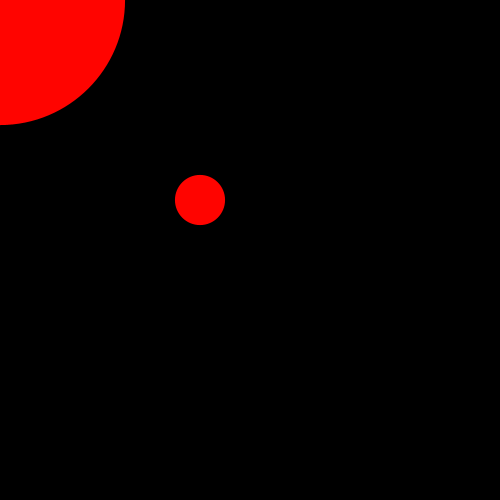
Frame 1 (no input)
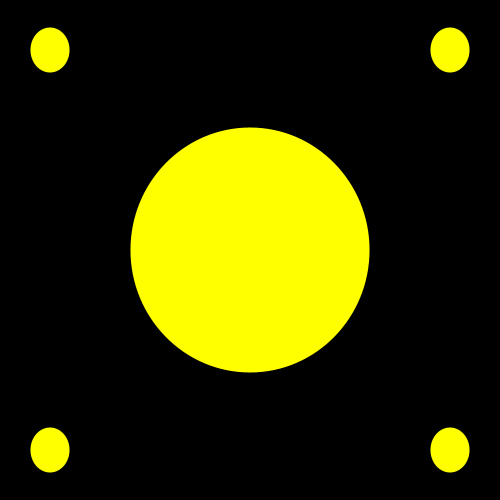
Frame 60 (the mouse pressed at the canvas centre just before this capture)
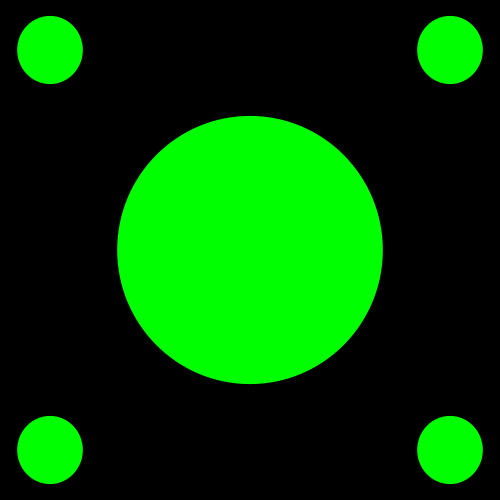
Frame 120 (the mouse held since frame 60 and released just before this capture)

The Processing sketch that drew these frames (run headless with seeded random() and noise(); from frame 60 on, the mouse is pressed at the canvas centre):

// Processing sketch: processing_113079
// ── processing_113079.pde

float x;
float y;
float timer;
float hue = 0;
float center = 0;
float spiral = 10;
float radius = 0;
float centX = 0;
float centY = 0;
float angle = 0.0;
float ellipseX = 0.0;
float a = 0.0;
float s = 0.0;
float r = 0.0;

void setup()
{
  size(500, 500);
  colorMode(HSB, 360, 100, 100, 100);
  frameRate(60);  
}

void draw()
{
  if (hue >= 360)
  {
    hue = 0;
  }
  if(timer > 25)
   {
    timer = 0;
   }
  
  background(0);
  timer = timer + 0.0167;
  radius += 0.2;
  hue = hue +1;
  centX = center;
  centY = center;
  
  if(timer < 8)
  {
    noStroke();
    center = width / 2;
  
    x = radius * cos(timer * (spiral+50));
    y = radius * sin(timer * (spiral+50));
    x += center;
    y += center;
    noStroke();
    fill(hue, 100, 100);
    ellipse(centX, centY, x, y);
    ellipse(centX - 200, centY - 200, x - 200, y - 200);
    ellipse(centX - 200, centY + 200, x - 200, y - 200);
    ellipse(centX + 200, centY - 200, x - 200, y - 200);
    ellipse(centX + 200, centY + 200, x - 200, y - 200);
   }
  
  if(timer > 8 && timer < 15)
  {
    ellipseX += 1;
    angle =+ 0.1;
   
    float waveSpeed = 10;
    float waveHeight = 200;
    float centerY = height/2;
   
    float angle = radians(ellipseX * waveSpeed);
   
    float offset = sin(angle) * waveHeight;
   
    float ellipseY = centerY + offset;
   
    background(hue, 100, 100, 100);
    fill(0);
    rectMode(CENTER);
    translate(250, 250);
    rotate(angle);
    rect(0, 0, 300, 300);
        
    fill(360);
    ellipse(ellipseX - 50, ellipseY, 200, 200);
    
    float r = random(50);
    stroke(r * 5);
    strokeWeight(50);
    line(0, 0, 50+r, 500);
  }
  if(timer > 15 && timer < 30)
  {
    r = random(50);
    background(r, 100 * r, 100 * r, 100 * r);
    a = a + 0.07;
    s = cos(a) * 2;
    pushMatrix();
    strokeWeight(r * 2);
    scale(s);
    stroke(0);
    line(10, 100, 200, 100);
    stroke(90);
    line(10, 200, 300, 200);
    stroke(180);
    line(10, 300, 400, 300);
    stroke(270);
    line(10, 400, 500, 400);
    stroke(3);
    line(10, 500, 600, 500);
    popMatrix();
  
    pushMatrix();
    ellipseX += 1;
   
    float waveSpeed = 15;
    float waveHeight = 200;
    float centerY = height;
   
    float angle = radians(ellipseX * waveSpeed);   
    float offset = sin(angle) * waveHeight;   
    float ellipseY = (centerY - 250) + offset;
    fill(360);
    noStroke();
    ellipse(ellipseX - 250, ellipseY, 100, 100); 
    ellipse(ellipseY, ellipseX - 250, 100, 100);
    fill(0);
    ellipse(ellipseX - 250, ellipseY, 80, 80); 
    ellipse(ellipseY, ellipseX - 250, 80, 80);
    fill(360);
    ellipse(ellipseX - 250, ellipseY, 60, 60); 
    ellipse(ellipseY, ellipseX - 250, 60, 60);
    fill(0);
    ellipse(ellipseX - 250, ellipseY, 40, 40); 
    ellipse(ellipseY, ellipseX - 250, 40, 40);
    fill(360);
    ellipse(ellipseX - 250, ellipseY, 20, 20); 
    ellipse(ellipseY, ellipseX - 250, 20, 20);
    if(ellipseX >= 700.0)
    {
      ellipseX = 300.0;
    }
    popMatrix();
  
  }
  
}
